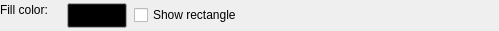
<?xml version="1.0" encoding="UTF-8"?>
<ui version="4.0">
 <class>SchemaWidget</class>
 <widget class="QWidget" name="SchemaWidget">
  <property name="geometry">
   <rect>
    <x>0</x>
    <y>0</y>
    <width>499</width>
    <height>31</height>
   </rect>
  </property>
  <property name="windowTitle">
   <string>Form</string>
  </property>
  <widget class="QLabel" name="fill_color_lbl">
   <property name="geometry">
    <rect>
     <x>0</x>
     <y>2</y>
     <width>60</width>
     <height>16</height>
    </rect>
   </property>
   <property name="minimumSize">
    <size>
     <width>60</width>
     <height>0</height>
    </size>
   </property>
   <property name="text">
    <string>Fill color:</string>
   </property>
  </widget>
  <widget class="QCheckBox" name="show_rect_chk">
   <property name="geometry">
    <rect>
     <x>134</x>
     <y>5</y>
     <width>108</width>
     <height>20</height>
    </rect>
   </property>
   <property name="sizePolicy">
    <sizepolicy hsizetype="Expanding" vsizetype="Fixed">
     <horstretch>0</horstretch>
     <verstretch>0</verstretch>
    </sizepolicy>
   </property>
   <property name="text">
    <string>Show rectangle</string>
   </property>
  </widget>
  <widget class="QToolButton" name="fill_color_tb">
   <property name="enabled">
    <bool>true</bool>
   </property>
   <property name="geometry">
    <rect>
     <x>67</x>
     <y>3</y>
     <width>60</width>
     <height>25</height>
    </rect>
   </property>
   <property name="minimumSize">
    <size>
     <width>60</width>
     <height>25</height>
    </size>
   </property>
   <property name="maximumSize">
    <size>
     <width>60</width>
     <height>25</height>
    </size>
   </property>
   <property name="palette">
    <palette>
     <active>
      <colorrole role="Button">
       <brush brushstyle="SolidPattern">
        <color alpha="255">
         <red>0</red>
         <green>0</green>
         <blue>0</blue>
        </color>
       </brush>
      </colorrole>
     </active>
     <inactive>
      <colorrole role="Button">
       <brush brushstyle="SolidPattern">
        <color alpha="255">
         <red>0</red>
         <green>0</green>
         <blue>0</blue>
        </color>
       </brush>
      </colorrole>
     </inactive>
     <disabled>
      <colorrole role="Button">
       <brush brushstyle="SolidPattern">
        <color alpha="255">
         <red>0</red>
         <green>0</green>
         <blue>0</blue>
        </color>
       </brush>
      </colorrole>
     </disabled>
    </palette>
   </property>
   <property name="text">
    <string/>
   </property>
  </widget>
 </widget>
 <resources/>
 <connections/>
</ui>
